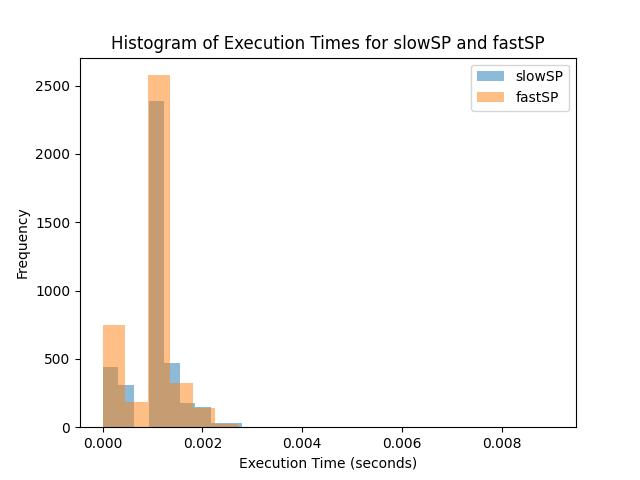

Source code (Python):
import heapq
import time
import statistics
import matplotlib.pyplot as plt

class GraphNode:
    def __init__(self, data):
        self.data = data


class Graph:
    def __init__(self):
        self.adjacency_list = {}

    def addNode(self, data):
        node = GraphNode(data)
        self.adjacency_list[node] = []
        return node

    def removeNode(self, node):
        if node in self.adjacency_list:
            del self.adjacency_list[node]
            for key in self.adjacency_list:
                self.adjacency_list[key] = [n for n in self.adjacency_list[key] if n != node]

    def addEdge(self, n1, n2, weight=1):
        if n1 in self.adjacency_list and n2 in self.adjacency_list:
            self.adjacency_list[n1].append((n2, weight))
            self.adjacency_list[n2].append((n1, weight))

    def removeEdge(self, n1, n2):
        if n1 in self.adjacency_list and n2 in self.adjacency_list:
            self.adjacency_list[n1] = [(node, weight) for node, weight in self.adjacency_list[n1] if node != n2]
            self.adjacency_list[n2] = [(node, weight) for node, weight in self.adjacency_list[n2] if node != n1]

    def importFromFile(self, file):
        self.adjacency_list = {}

        try:
            with open(file, 'r') as f:
                lines = f.readlines()

            # Check if the file starts with the expected format
            if len(lines) < 2 or not lines[0].startswith("strict graph"):
                print("Invalid GraphViz file format.")
                return None

            # Parse the lines to extract nodes and edges
            for line in lines[1:]:
                line = line.strip()
                if line and line[0] != '}':
                    if "[" in line and "]" in line:
                        # If weight is specified
                        parts = line.split('--')
                        if len(parts) == 2:
                            nodes = [n.strip() for n in parts]
                            weight = int(line.split('weight=')[1].split(']')[0].strip())
                            n1 = self.addNode(nodes[0])
                            n2 = self.addNode(nodes[1])
                            self.addEdge(n1, n2, weight)
                    else:
                        # If weight is not specified (implicitly 1)
                        parts = line.split('--')
                        if len(parts) == 2:
                            nodes = [n.strip() for n in parts]
                            n1 = self.addNode(nodes[0])
                            n2 = self.addNode(nodes[1])
                            self.addEdge(n1, n2)

            print("Graph imported successfully.")
            return self

        except FileNotFoundError:
            print("File not found.")
            return None

# the slower implementation would be an unsorted Array or List
class Node:
    def __init__(self, vertex, dist):
        self.vertex = vertex
        self.dist = dist

class UnsortedArrayQueue:
    def __init__(self):
        self.nodes = []
    
    def insert(self, node):
        self.nodes.append(node)
    
    def extract_min(self):
        min_node = min(self.nodes, key=lambda node: node.dist)
        self.nodes.remove(min_node)
        return min_node

# the faster implementation would be a min-heap/priority queue

class MinHeapQueue:
    def __init__(self):
        self.heap = []
    
    def insert(self, node):
        heapq.heappush(self.heap, (node.dist, node))
    
    def extract_min(self):
        return heapq.heappop(self.heap)[1]
    
class Graph(Graph):
    # Using Dijkstra's Algorithm with an Unsorted Array
    def slowSP(self, start_node):
        distances = {node: float('infinity') for node in self.adjacency_list}
        distances[start_node] = 0
        
        queue = UnsortedArrayQueue()
        queue.insert(Node(start_node, 0))

        while queue.nodes:
            current_node = queue.extract_min().vertex
            for neighbor, weight in self.adjacency_list[current_node]:
                distance = distances[current_node] + weight
                if distance < distances[neighbor]:
                    distances[neighbor] = distance
                    queue.insert(Node(neighbor, distance))

        return distances

    # Using Dijkstra's Algorithm with a Min-Heap
    def fastSP(self, start_node):
        distances = {node: float('infinity') for node in self.adjacency_list}
        distances[start_node] = 0
        
        queue = MinHeapQueue()
        queue.insert(Node(start_node, 0))

        while queue.heap:
            current_node = queue.extract_min().vertex
            for neighbor, weight in self.adjacency_list[current_node]:
                distance = distances[current_node] + weight
                if distance < distances[neighbor]:
                    distances[neighbor] = distance
                    queue.insert(Node(neighbor, distance))

        return distances
    
# Initialize the graph
graph = Graph()

# Assume that the file 'random.dot' is in the current working directory
graph.importFromFile('random.dot')

# Performance measurement for slowSP
slow_times = []
for node in graph.adjacency_list.keys():
    start_time = time.time()
    graph.slowSP(node)
    end_time = time.time()
    slow_times.append(end_time - start_time)

# Performance measurement for fastSP
fast_times = []
for node in graph.adjacency_list.keys():
    start_time = time.time()
    graph.fastSP(node)
    end_time = time.time()
    fast_times.append(end_time - start_time)

# Calculate and print the performance metrics for slowSP
slow_average_time = statistics.mean(slow_times)
slow_max_time = max(slow_times)
slow_min_time = min(slow_times)

print(f"SlowSP - Average Time: {slow_average_time}")
print(f"SlowSP - Max Time: {slow_max_time}")
print(f"SlowSP - Min Time: {slow_min_time}")

# Calculate and print the performance metrics for fastSP
fast_average_time = statistics.mean(fast_times)
fast_max_time = max(fast_times)
fast_min_time = min(fast_times)

print(f"FastSP - Average Time: {fast_average_time}")
print(f"FastSP - Max Time: {fast_max_time}")
print(f"FastSP - Min Time: {fast_min_time}")

# Plot histogram for slowSP execution times
plt.hist(slow_times, bins=20, alpha=0.5, label='slowSP')

# Plot histogram for fastSP execution times
plt.hist(fast_times, bins=20, alpha=0.5, label='fastSP')

plt.xlabel('Execution Time (seconds)')
plt.ylabel('Frequency')
plt.title('Histogram of Execution Times for slowSP and fastSP')
plt.legend(loc='upper right')

plt.savefig('ex2.jpeg')

"""
Discussion of Results:
The slowSP method uses an unsorted array and should typically show a wider distribution with a higher average
execution time due to its inefficient node selection logic.The fastSP method uses a min-heap and should have a
narrower distribution with a lower average execution time, reflecting its more efficient node selection logic.
The histograms will allow you to visualize the spread and central tendency of the execution times for both
methods. The comparison between the two histograms will highlight the performance difference, with fastSP
expected to be clustered towards lower execution times.
"""
